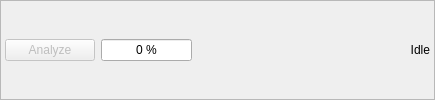
    <widget class="QFrame" name="analysisActionFrame">
     <property name="frameShape">
      <enum>QFrame::StyledPanel</enum>
     </property>
     <property name="sizePolicy">
      <sizepolicy hsizetype="Preferred" vsizetype="Fixed">
       <horstretch>0</horstretch>
       <verstretch>0</verstretch>
      </sizepolicy>
     </property>
     <layout class="QHBoxLayout" name="analysisActionLayout">
      <property name="leftMargin">
       <number>4</number>
      </property>
      <property name="topMargin">
       <number>4</number>
      </property>
      <property name="rightMargin">
       <number>4</number>
      </property>
      <property name="bottomMargin">
       <number>4</number>
      </property>
      <property name="spacing">
       <number>6</number>
      </property>
      <item>
       <widget class="QPushButton" name="analyzeButton">
        <property name="text">
         <string>Analyze</string>
        </property>
        <property name="accessibleName">
         <string>Analyze</string>
        </property>
        <property name="toolTip">
         <string>Starts one analysis in the widget worker when the definition is ready.</string>
        </property>
        <property name="enabled">
         <bool>false</bool>
        </property>
        <property name="maximumSize">
         <size>
          <width>90</width>
          <height>16777215</height>
         </size>
        </property>
        <property name="minimumSize">
         <size>
          <width>90</width>
          <height>0</height>
         </size>
        </property>
       </widget>
      </item>
      <item>
       <widget class="QProgressBar" name="analysisProgressBar">
        <property name="value">
         <number>0</number>
        </property>
        <property name="accessibleName">
         <string>Analysis progress</string>
        </property>
        <property name="toolTip">
         <string>Progress of the current analysis phase</string>
        </property>
        <property name="sizePolicy">
         <sizepolicy hsizetype="Expanding" vsizetype="Fixed">
          <horstretch>1</horstretch>
          <verstretch>0</verstretch>
         </sizepolicy>
        </property>
        <property name="minimumSize">
         <size>
          <width>0</width>
          <height>0</height>
         </size>
        </property>
        <property name="maximumSize">
         <size>
          <width>16777215</width>
          <height>16777215</height>
         </size>
        </property>
        <property name="visible">
         <bool>true</bool>
        </property>
        <property name="format">
         <string>0 %</string>
        </property>
        <property name="textVisible">
         <bool>true</bool>
        </property>
        <property name="alignment">
         <set>Qt::AlignCenter</set>
        </property>
       </widget>
      </item>
      <item>
       <widget class="QLabel" name="analysisCurrentPointLabel">
        <property name="text">
         <string />
        </property>
        <property name="accessibleName">
         <string>Analysis current point</string>
        </property>
        <property name="toolTip">
         <string>Current analysis point while an analysis is running.</string>
        </property>
        <property name="alignment">
         <set>Qt::AlignRight|Qt::AlignVCenter</set>
        </property>
        <property name="minimumSize">
         <size>
          <width>90</width>
          <height>0</height>
         </size>
        </property>
        <property name="maximumSize">
         <size>
          <width>130</width>
          <height>16777215</height>
         </size>
        </property>
       </widget>
      </item>
      <item>
       <widget class="QLabel" name="analysisIterationLabel">
        <property name="text">
         <string />
        </property>
        <property name="accessibleName">
         <string>Analysis iteration</string>
        </property>
        <property name="alignment">
         <set>Qt::AlignRight|Qt::AlignVCenter</set>
        </property>
        <property name="minimumSize">
         <size>
          <width>110</width>
          <height>0</height>
         </size>
        </property>
        <property name="maximumSize">
         <size>
          <width>170</width>
          <height>16777215</height>
         </size>
        </property>
       </widget>
      </item>
      <item>
       <widget class="QLabel" name="analysisStatusLabel">
        <property name="text">
         <string>Idle</string>
        </property>
        <property name="accessibleName">
         <string>Analysis status</string>
        </property>
        <property name="toolTip">
         <string>Phase and outcome of the current or last analysis.</string>
        </property>
        <property name="alignment">
         <set>Qt::AlignRight|Qt::AlignVCenter</set>
        </property>
        <property name="maximumSize">
         <size>
          <width>320</width>
          <height>16777215</height>
         </size>
        </property>
        <property name="visible">
         <bool>false</bool>
        </property>
       </widget>
      </item>
     </layout>
     <property name="styleSheet">
      <string>
QPushButton#analyzeButton[analysisState="disabled"] { background-color: #d9d9d9; color: #666666; }
QPushButton#analyzeButton[analysisState="ready"] { background-color: #2e7d32; color: white; font-weight: 600; }
QPushButton#analyzeButton[analysisState="running"] { background-color: #c62828; color: white; font-weight: 600; }
QPushButton#analyzeButton[analysisState="cancelling"] { background-color: #c62828; color: #f5f5f5; font-weight: 600; }
QProgressBar#analysisProgressBar::chunk { background-color: #1565c0; }
</string>
     </property>
    </widget>
